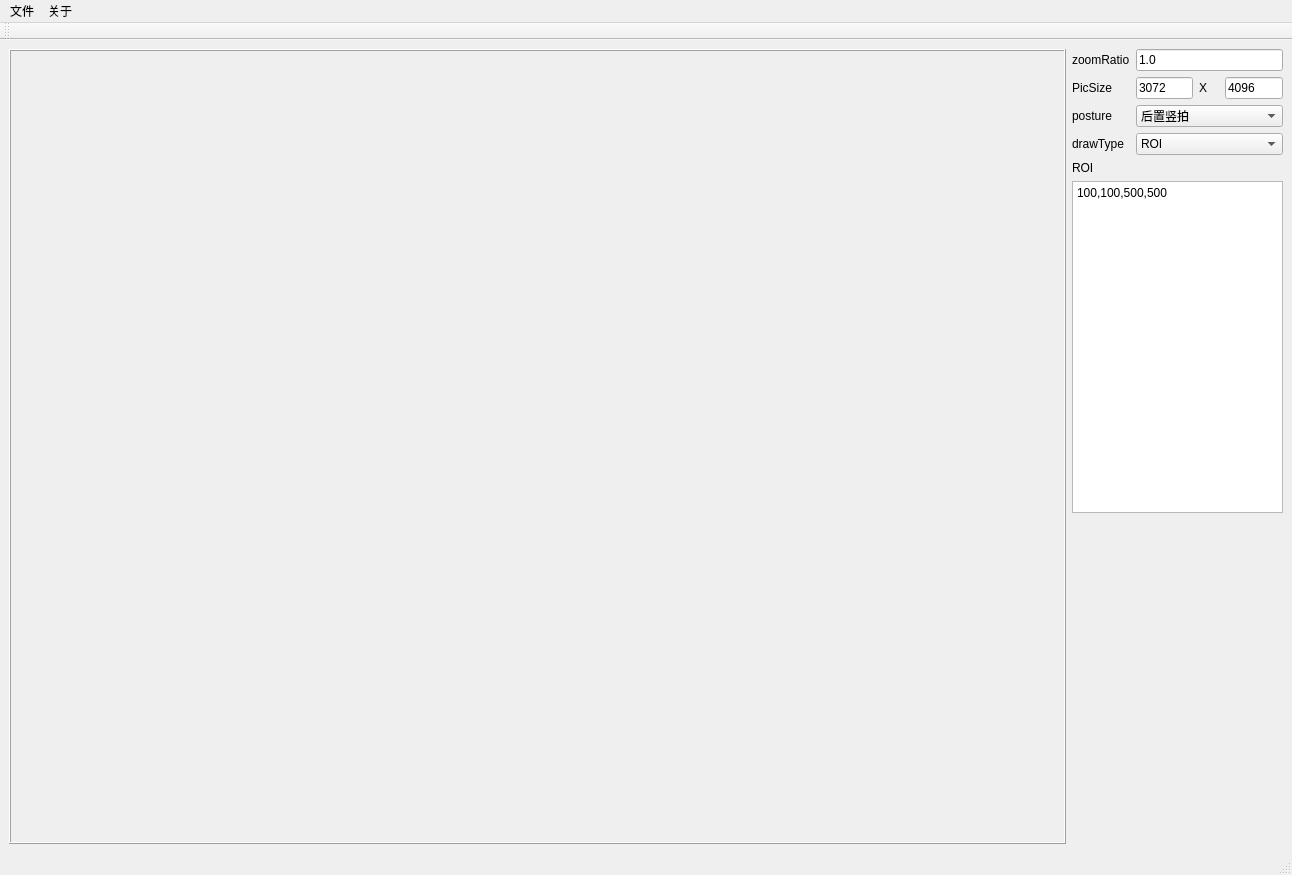
<?xml version="1.0" encoding="UTF-8"?>
<ui version="4.0">
 <class>MainWindow</class>
 <widget class="QMainWindow" name="MainWindow">
  <property name="windowModality">
   <enum>Qt::NonModal</enum>
  </property>
  <property name="geometry">
   <rect>
    <x>0</x>
    <y>0</y>
    <width>1292</width>
    <height>875</height>
   </rect>
  </property>
  <property name="sizePolicy">
   <sizepolicy hsizetype="Expanding" vsizetype="Expanding">
    <horstretch>0</horstretch>
    <verstretch>0</verstretch>
   </sizepolicy>
  </property>
  <property name="mouseTracking">
   <bool>true</bool>
  </property>
  <property name="focusPolicy">
   <enum>Qt::NoFocus</enum>
  </property>
  <property name="windowTitle">
   <string>MainWindow</string>
  </property>
  <property name="autoFillBackground">
   <bool>true</bool>
  </property>
  <property name="documentMode">
   <bool>false</bool>
  </property>
  <property name="dockNestingEnabled">
   <bool>false</bool>
  </property>
  <widget class="QWidget" name="centralwidget">
   <property name="sizePolicy">
    <sizepolicy hsizetype="Expanding" vsizetype="Expanding">
     <horstretch>0</horstretch>
     <verstretch>0</verstretch>
    </sizepolicy>
   </property>
   <property name="tabletTracking">
    <bool>false</bool>
   </property>
   <property name="acceptDrops">
    <bool>true</bool>
   </property>
   <layout class="QHBoxLayout" name="horizontalLayout_2">
    <item>
     <layout class="QHBoxLayout" name="horizontalLayout" stretch="5,1">
      <item>
       <widget class="MyLabel" name="labelShowImg">
        <property name="enabled">
         <bool>true</bool>
        </property>
        <property name="sizePolicy">
         <sizepolicy hsizetype="Expanding" vsizetype="Expanding">
          <horstretch>0</horstretch>
          <verstretch>0</verstretch>
         </sizepolicy>
        </property>
        <property name="maximumSize">
         <size>
          <width>16777215</width>
          <height>16777215</height>
         </size>
        </property>
        <property name="cursor">
         <cursorShape>CrossCursor</cursorShape>
        </property>
        <property name="mouseTracking">
         <bool>true</bool>
        </property>
        <property name="tabletTracking">
         <bool>true</bool>
        </property>
        <property name="focusPolicy">
         <enum>Qt::StrongFocus</enum>
        </property>
        <property name="acceptDrops">
         <bool>true</bool>
        </property>
        <property name="autoFillBackground">
         <bool>false</bool>
        </property>
        <property name="frameShape">
         <enum>QFrame::Box</enum>
        </property>
        <property name="frameShadow">
         <enum>QFrame::Raised</enum>
        </property>
        <property name="text">
         <string/>
        </property>
        <property name="textFormat">
         <enum>Qt::MarkdownText</enum>
        </property>
        <property name="scaledContents">
         <bool>true</bool>
        </property>
       </widget>
      </item>
      <item>
       <layout class="QGridLayout" name="gridLayout">
        <item row="7" column="2">
         <spacer name="verticalSpacer_3">
          <property name="orientation">
           <enum>Qt::Vertical</enum>
          </property>
          <property name="sizeHint" stdset="0">
           <size>
            <width>20</width>
            <height>40</height>
           </size>
          </property>
         </spacer>
        </item>
        <item row="0" column="0">
         <widget class="QLabel" name="labelZommRatio">
          <property name="text">
           <string>zoomRatio</string>
          </property>
         </widget>
        </item>
        <item row="1" column="2">
         <widget class="QLabel" name="labelX">
          <property name="text">
           <string>X</string>
          </property>
         </widget>
        </item>
        <item row="0" column="1" colspan="3">
         <widget class="QLineEdit" name="lineEditZoomRatio">
          <property name="sizePolicy">
           <sizepolicy hsizetype="Fixed" vsizetype="Fixed">
            <horstretch>0</horstretch>
            <verstretch>0</verstretch>
           </sizepolicy>
          </property>
          <property name="maximumSize">
           <size>
            <width>150</width>
            <height>16777215</height>
           </size>
          </property>
          <property name="text">
           <string>1.0</string>
          </property>
         </widget>
        </item>
        <item row="1" column="3">
         <widget class="QLineEdit" name="lineEditPicW">
          <property name="text">
           <string>4096</string>
          </property>
         </widget>
        </item>
        <item row="4" column="0">
         <widget class="QLabel" name="labelDrawType">
          <property name="text">
           <string>drawType</string>
          </property>
         </widget>
        </item>
        <item row="7" column="3">
         <spacer name="verticalSpacer_4">
          <property name="orientation">
           <enum>Qt::Vertical</enum>
          </property>
          <property name="sizeHint" stdset="0">
           <size>
            <width>20</width>
            <height>40</height>
           </size>
          </property>
         </spacer>
        </item>
        <item row="7" column="0">
         <spacer name="verticalSpacer">
          <property name="orientation">
           <enum>Qt::Vertical</enum>
          </property>
          <property name="sizeHint" stdset="0">
           <size>
            <width>20</width>
            <height>40</height>
           </size>
          </property>
         </spacer>
        </item>
        <item row="3" column="1" colspan="3">
         <widget class="QComboBox" name="comboBoxPosture">
          <item>
           <property name="text">
            <string>后置竖拍</string>
           </property>
          </item>
          <item>
           <property name="text">
            <string>后置左拍</string>
           </property>
          </item>
          <item>
           <property name="text">
            <string>后置右拍</string>
           </property>
          </item>
          <item>
           <property name="text">
            <string>后置倒拍</string>
           </property>
          </item>
          <item>
           <property name="text">
            <string>前置竖拍</string>
           </property>
          </item>
          <item>
           <property name="text">
            <string>前置左拍</string>
           </property>
          </item>
          <item>
           <property name="text">
            <string>前置右拍</string>
           </property>
          </item>
          <item>
           <property name="text">
            <string>前置倒拍</string>
           </property>
          </item>
          <item>
           <property name="text">
            <string>后置自拍竖拍</string>
           </property>
          </item>
          <item>
           <property name="text">
            <string>后置自拍左拍</string>
           </property>
          </item>
          <item>
           <property name="text">
            <string>后置自拍右拍</string>
           </property>
          </item>
          <item>
           <property name="text">
            <string>后置自拍倒拍</string>
           </property>
          </item>
         </widget>
        </item>
        <item row="7" column="1">
         <spacer name="verticalSpacer_2">
          <property name="orientation">
           <enum>Qt::Vertical</enum>
          </property>
          <property name="sizeHint" stdset="0">
           <size>
            <width>20</width>
            <height>40</height>
           </size>
          </property>
         </spacer>
        </item>
        <item row="6" column="0" colspan="4">
         <widget class="QTextEdit" name="textEditROI">
          <property name="html">
           <string>&lt;!DOCTYPE HTML PUBLIC &quot;-//W3C//DTD HTML 4.0//EN&quot; &quot;http://www.w3.org/TR/REC-html40/strict.dtd&quot;&gt;
&lt;html&gt;&lt;head&gt;&lt;meta name=&quot;qrichtext&quot; content=&quot;1&quot; /&gt;&lt;style type=&quot;text/css&quot;&gt;
p, li { white-space: pre-wrap; }
&lt;/style&gt;&lt;/head&gt;&lt;body style=&quot; font-family:'SimSun'; font-size:9pt; font-weight:400; font-style:normal;&quot;&gt;
&lt;p style=&quot; margin-top:0px; margin-bottom:0px; margin-left:0px; margin-right:0px; -qt-block-indent:0; text-indent:0px;&quot;&gt;100,100,500,500&lt;/p&gt;&lt;/body&gt;&lt;/html&gt;</string>
          </property>
         </widget>
        </item>
        <item row="4" column="1" colspan="3">
         <widget class="QComboBox" name="comboBoxDrawType">
          <item>
           <property name="text">
            <string>ROI</string>
           </property>
          </item>
          <item>
           <property name="text">
            <string>Point</string>
           </property>
          </item>
         </widget>
        </item>
        <item row="1" column="0">
         <widget class="QLabel" name="labelPicSize">
          <property name="text">
           <string>PicSize</string>
          </property>
         </widget>
        </item>
        <item row="5" column="0">
         <widget class="QLabel" name="labelROI">
          <property name="text">
           <string>ROI</string>
          </property>
         </widget>
        </item>
        <item row="1" column="1">
         <widget class="QLineEdit" name="lineEditPicH">
          <property name="sizePolicy">
           <sizepolicy hsizetype="Expanding" vsizetype="Fixed">
            <horstretch>0</horstretch>
            <verstretch>0</verstretch>
           </sizepolicy>
          </property>
          <property name="text">
           <string>3072</string>
          </property>
         </widget>
        </item>
        <item row="3" column="0">
         <widget class="QLabel" name="labelPosture">
          <property name="text">
           <string>posture</string>
          </property>
         </widget>
        </item>
       </layout>
      </item>
     </layout>
    </item>
   </layout>
  </widget>
  <widget class="QMenuBar" name="menubar">
   <property name="geometry">
    <rect>
     <x>0</x>
     <y>0</y>
     <width>1292</width>
     <height>26</height>
    </rect>
   </property>
   <widget class="QMenu" name="menuFile">
    <property name="title">
     <string>文件</string>
    </property>
    <addaction name="actionOpen"/>
    <addaction name="actionSave"/>
    <addaction name="actionexit"/>
   </widget>
   <widget class="QMenu" name="menAbout">
    <property name="title">
     <string>关于</string>
    </property>
    <addaction name="action"/>
   </widget>
   <addaction name="menuFile"/>
   <addaction name="menAbout"/>
  </widget>
  <widget class="QStatusBar" name="statusbar">
   <property name="enabled">
    <bool>true</bool>
   </property>
  </widget>
  <widget class="QToolBar" name="toolBar">
   <property name="windowTitle">
    <string>toolBar</string>
   </property>
   <attribute name="toolBarArea">
    <enum>TopToolBarArea</enum>
   </attribute>
   <attribute name="toolBarBreak">
    <bool>false</bool>
   </attribute>
  </widget>
  <action name="actionOpen">
   <property name="text">
    <string>open</string>
   </property>
  </action>
  <action name="actionSave">
   <property name="text">
    <string>save</string>
   </property>
  </action>
  <action name="actionexit">
   <property name="text">
    <string>exit</string>
   </property>
  </action>
  <action name="action">
   <property name="text">
    <string>关于</string>
   </property>
  </action>
 </widget>
 <customwidgets>
  <customwidget>
   <class>MyLabel</class>
   <extends>QLabel</extends>
   <header location="global">mylabel.h</header>
  </customwidget>
 </customwidgets>
 <resources/>
 <connections>
  <connection>
   <sender>actionexit</sender>
   <signal>triggered()</signal>
   <receiver>MainWindow</receiver>
   <slot>close()</slot>
   <hints>
    <hint type="sourcelabel">
     <x>-1</x>
     <y>-1</y>
    </hint>
    <hint type="destinationlabel">
     <x>606</x>
     <y>385</y>
    </hint>
   </hints>
  </connection>
 </connections>
</ui>
